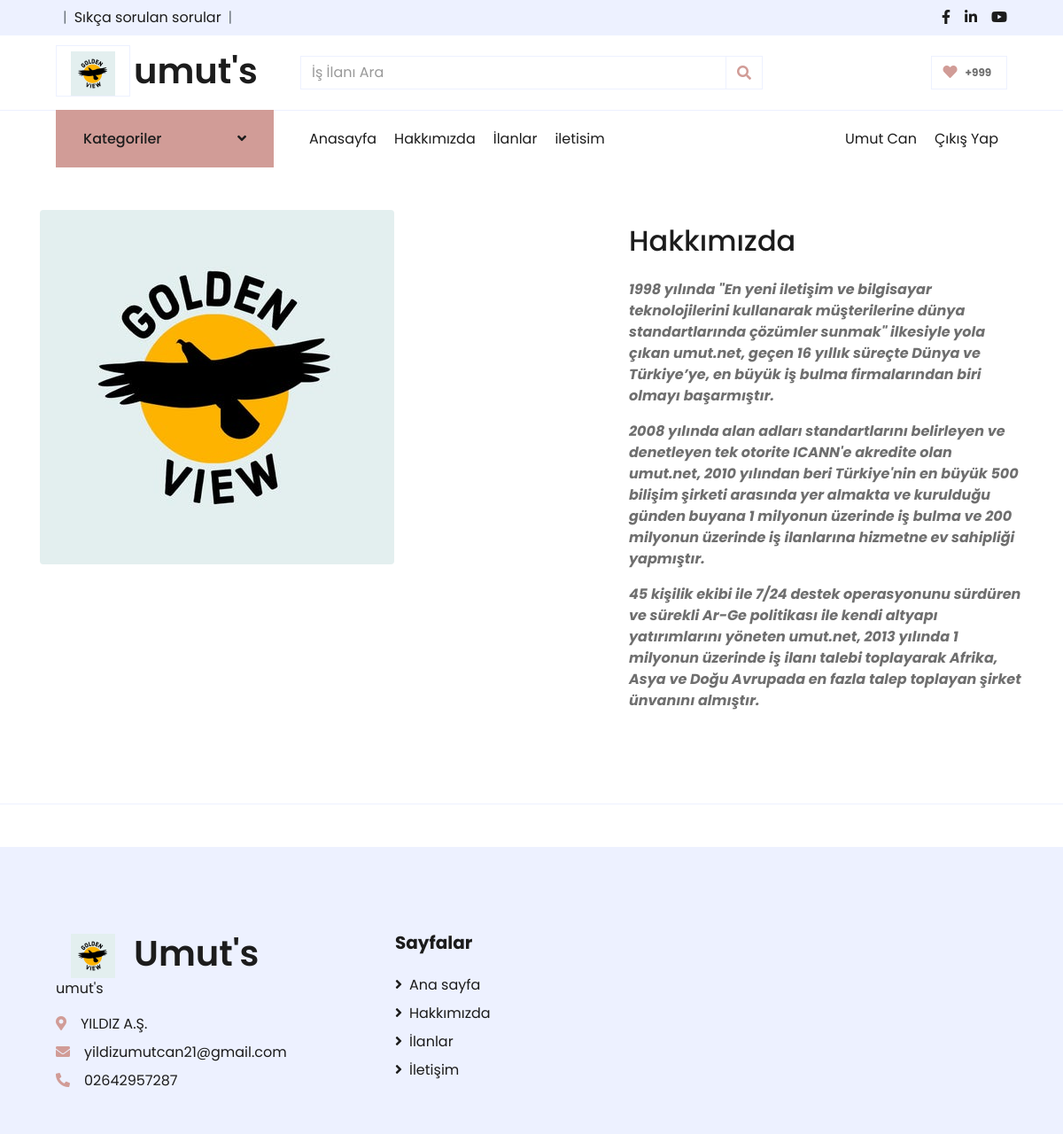
The app's page /hakkimizda/ (signed in) with its own data.
### home/models.py (models this page shows, shortened)
class Setting(models.Model):
    STATUS = (
        ('True', 'Evet'),
        ('False', 'Hayır'),
    )
    title = models.CharField(max_length=150)
    keywords = models.CharField(max_length=255)
    description = models.CharField(max_length=255)
    company = models.CharField(max_length=50)
    address = models.CharField(blank=True, max_length=150)
    phone = models.CharField(blank=True, max_length=15)
    fax = models.CharField(blank=True, max_length=15)
    email = models.CharField(blank=True, max_length=50)
    smptpserver = models.CharField(blank=True, max_length=30)
    smptemail = models.CharField(blank=True, max_length=30)
    smptpassword = models.CharField(blank=True, max_length=150)
    smptport = models.CharField(blank=True, max_length=15)
    icon = models.ImageField(blank=True, upload_to='images/')
    facebook = models.CharField(blank=True, max_length=55)
    instagram = models.CharField(blank=True, max_length=55)
    twitter = models.CharField(blank=True, max_length=55)
    aboutus = RichTextUploadingField()
    contact = RichTextUploadingField()
    contact_map = models.CharField(max_length=500)
    references = RichTextUploadingField()
    status = models.CharField(max_length=10, choices=STATUS)
    create_at = models.DateTimeField(auto_now_add=True)
    uptade_at = models.DateTimeField(auto_now=True)
    sss = RichTextUploadingField()

### home/views.py (the view)
# urls.py: path('hakkimizda/', views.hakkimizda, name='hakkimizda'),
def hakkimizda(request):
    setting = Setting.objects.get(pk = 1)
    categorydata = Category.objects.all()
    context = {'setting': setting, 'page': 'hakkimizda','categorydata': categorydata}
    return render(request, 'hakkimizda.html', context)

### home/templates/hakkimizda.html
{%  extends "homebase.html" %}
{% block header %}{% include "header.html" %}{% endblock %}
{% block sidebar %}{% include "sidebar.html" %}{% endblock %}
{% block content %}
    <div class="site-section border-bottom" data-aos="fade">
      <div class="container">
        <div class="row mb-5">
          <div class="col-md-6">
            <div class="block-16">
              <figure>
                <img src="{{ setting.icon.url }}" alt="Image placeholder" class="img-fluid rounded">
              </figure>
            </div>
          </div>
          <div class="col-md-1"></div>
          <div class="col-md-5">
            <div class="site-section-heading pt-3 mb-4">
              <h2 class="text-black">Hakkımızda</h2>
            </div>
              <p>{{ setting.aboutus|safe }}</p>
          </div>
        </div>
      </div>
    </div>
{% endblock %}
{% block footer %}{% include "footer.html" %}{% endblock %}

### home/templates/header.html (shortened to what this page needs)
{% load static %}
    <div class="container-fluid">
        <div class="row bg-secondary py-2 px-xl-5">
            <div class="col-lg-6 d-none d-lg-block">
                <div class="d-inline-flex align-items-center">
                    <span class="text-muted px-2">|</span>
                    <a class="text-dark" href="/sss">Sıkça sorulan sorular</a>
                    <span class="text-muted px-2">|</span>
                </div>
            </div>
            <div class="col-lg-6 text-center text-lg-right">
                <div class="d-inline-flex align-items-center">
                    <a class="text-dark px-2" href="{{ setting.facebook }}">
                        <i class="fab fa-facebook-f"></i>
                    </a>
                    <a class="text-dark px-2" href="{{ setting.instagram }}">
                        <i class="fab fa-linkedin-in"></i>
                    </a>
                    <a class="text-dark pl-2" href="{{ setting.twitter }}">
                        <i class="fab fa-youtube"> </i>
                    </a>
                </div>
            </div>
        </div>
        <div class="row align-items-center py-3 px-xl-5">
            <div class="col-lg-3 d-none d-lg-block">
                <a href="" class="text-decoration-none">
                    <h1 class="m-0 display-5 font-weight-semi-bold"><span class="text-primary font-weight-bold border px-3 mr-1"><img src='{{ setting.icon.url }}' alt="My image" width="50" height="50"></span>{{ setting.title }}</h1>
                </a>
            </div>
            <div class="col-lg-6 col-6 text-left">
                <form action="/search/" method="post">
                    <div class="input-group">
                        <input name="query" type="text" class="form-control" placeholder="İş İlanı Ara">
                        <div class="input-group-append">
                            <span class="input-group-text bg-transparent text-primary">
                                <i class="fa fa-search"></i>
                            </span>
                        </div>
                    </div>
                </form>
            </div>
            <div class="col-lg-3 col-6 text-right">
                <a href="" class="btn border">
                    <i class="fas fa-heart text-primary"></i>
                    <span class="badge">+999</span>
                </a>
            </div>
        </div>
    </div>

### home/templates/sidebar.html (shortened to what this page needs)
{% load static %}
    <div class="container-fluid mb-5">
        <div class="row border-top px-xl-5">
            <div class="col-lg-3 d-none d-lg-block">
                <a class="btn shadow-none d-flex align-items-center justify-content-between bg-primary text-white w-100" data-toggle="collapse" href="#navbar-vertical" style="height: 65px; margin-top: -1px; padding: 0 30px;">
                    <h6 class="m-0">Kategoriler</h6>
                    <i class="fa fa-angle-down text-dark"></i>
                </a>
            </div>
            <div class="col-lg-9">
                <nav class="navbar navbar-expand-lg bg-light navbar-light py-3 py-lg-0 px-0">
                    <div class="collapse navbar-collapse justify-content-between" id="navbarCollapse">
                        <div class="navbar-nav mr-auto py-0">
                            <a href="/" class="nav-item nav-link ">Anasayfa</a>
                            <a href="/hakkimizda" class="nav-item nav-link">Hakkımızda</a>
                            <a href="/ilan" class="nav-item nav-link">İlanlar</a>
                            <a href="/iletisim" class="nav-item nav-link">iletisim</a>
                        </div>
                        <div class="navbar-nav ml-auto py-0">
                            {% if user.id is not None %}
                            <a href="/user" class="nav-item nav-link">{{ user.first_name }}</a>
                                <a href="/logout/" class="nav-item nav-link">Çıkış Yap</a>
                                {% else %}
                                <a href="/login/" class="text-uppercase">Login</a> / <a href="signup" class="text-uppercase">Sign Up</a>
                            {% endif %}
                        </div>
                    </div>
                </nav>
                </div>
            </div>
        </div>

### home/templates/footer.html
 <div class="container-fluid bg-secondary text-dark mt-5 pt-5">
        <div class="row px-xl-5 pt-5">
            <div class="col-lg-4 col-md-12 mb-5 pr-3 pr-xl-5">
                <a href="" class="text-decoration-none">
                     <h1 class="m-0 display-5 font-weight-semi-bold"><span class="text-primary font-weight-bold border px-3 mr-1"><img src='{{ setting.icon.url }}' alt="My image" width="50" height="50"></span>Umut's</h1>
                </a>
                <p>{{ setting.title }}</p>
                <p class="mb-2"><i class="fa fa-map-marker-alt text-primary mr-3"></i>{{ setting.company }}</p>
                <p class="mb-2"><i class="fa fa-envelope text-primary mr-3"></i>{{ setting.email }}</p>
                <p class="mb-0"><i class="fa fa-phone-alt text-primary mr-3"></i>{{ setting.phone }}</p>
            </div>
            <div class="col-lg-8 col-md-12">
                    <div class="col-md-4 mb-5">
                        <h5 class="font-weight-bold text-dark mb-4">Sayfalar</h5>
                        <div class="d-flex flex-column justify-content-start">
                            <a class="text-dark mb-2" href="/"><i class="fa fa-angle-right mr-2"></i>Ana sayfa</a>
                            <a class="text-dark mb-2" href="/hakkimizda"><i class="fa fa-angle-right mr-2"></i>Hakkımızda</a>
                            <a class="text-dark mb-2" href="/ilan"><i class="fa fa-angle-right mr-2"></i>İlanlar </a>
                            <a class="text-dark mb-2" href="/iletisim"><i class="fa fa-angle-right mr-2"></i>İletişim</a>
                        </div>
                    </div>
            </div>
        </div>
    </div>

### records on screen
Setting: icon (picture), title "umut's", aboutus "1998 yılında \"En yeni iletişim ve bilgisayar teknolojilerini kullanarak müşterilerine dünya standartlarında çözümler sunmak\" ilkesiyle yola çıkan umut.net, geçen 16 yıllık süreçte Dünya ve Türkiye’ye, en büyük iş bulma firmalarından biri olmayı başarmıştır. 2008 yılında alan adları standartlarını belirleyen ve denetleyen tek otorite ICANN'e akredite olan umut.net, 2010 yılından beri Türkiye'nin en büyük 500 bilişim şirketi arasında yer almakta ve kurulduğu günden buyana 1 milyonun üzerinde iş bulma ve 200 milyonun üzerinde iş ilanlarına hizmetne ev sahipliği yapmıştır. 45 kişilik ekibi ile 7/24 destek operasyonunu sürdüren ve sürekli Ar-Ge politikası ile kendi altyapı yatırımlarını yöneten…", company "YILDIZ A.Ş.", email "yildizumutcan21@gmail.com", phone "02642957287"

### other values on screen
{{ user.first_name }} "Umut Can"
